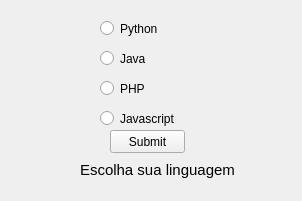
<?xml version="1.0" encoding="UTF-8"?>
<ui version="4.0">
 <class>MainWindow</class>
 <widget class="QMainWindow" name="MainWindow">
  <property name="geometry">
   <rect>
    <x>0</x>
    <y>0</y>
    <width>302</width>
    <height>201</height>
   </rect>
  </property>
  <property name="windowTitle">
   <string>Radio Buttons</string>
  </property>
  <widget class="QWidget" name="centralwidget">
   <widget class="QLabel" name="lblLiguagenFavorita">
    <property name="geometry">
     <rect>
      <x>80</x>
      <y>160</y>
      <width>161</width>
      <height>21</height>
     </rect>
    </property>
    <property name="text">
     <string>&lt;html&gt;&lt;head/&gt;&lt;body&gt;&lt;p&gt;&lt;span style=&quot; font-size:11pt;&quot;&gt;Escolha sua linguagem&lt;/span&gt;&lt;/p&gt;&lt;/body&gt;&lt;/html&gt;</string>
    </property>
   </widget>
   <widget class="QRadioButton" name="radPython">
    <property name="geometry">
     <rect>
      <x>100</x>
      <y>20</y>
      <width>82</width>
      <height>17</height>
     </rect>
    </property>
    <property name="cursor">
     <cursorShape>PointingHandCursor</cursorShape>
    </property>
    <property name="text">
     <string>Python</string>
    </property>
   </widget>
   <widget class="QRadioButton" name="radJava">
    <property name="geometry">
     <rect>
      <x>100</x>
      <y>50</y>
      <width>82</width>
      <height>17</height>
     </rect>
    </property>
    <property name="cursor">
     <cursorShape>PointingHandCursor</cursorShape>
    </property>
    <property name="text">
     <string>Java</string>
    </property>
   </widget>
   <widget class="QRadioButton" name="radPHP">
    <property name="geometry">
     <rect>
      <x>100</x>
      <y>80</y>
      <width>82</width>
      <height>17</height>
     </rect>
    </property>
    <property name="cursor">
     <cursorShape>PointingHandCursor</cursorShape>
    </property>
    <property name="text">
     <string>PHP</string>
    </property>
   </widget>
   <widget class="QRadioButton" name="radJavascript">
    <property name="geometry">
     <rect>
      <x>100</x>
      <y>110</y>
      <width>82</width>
      <height>17</height>
     </rect>
    </property>
    <property name="cursor">
     <cursorShape>PointingHandCursor</cursorShape>
    </property>
    <property name="text">
     <string>Javascript</string>
    </property>
   </widget>
   <widget class="QPushButton" name="btnSubmit">
    <property name="geometry">
     <rect>
      <x>110</x>
      <y>130</y>
      <width>75</width>
      <height>23</height>
     </rect>
    </property>
    <property name="cursor">
     <cursorShape>PointingHandCursor</cursorShape>
    </property>
    <property name="text">
     <string>Submit</string>
    </property>
   </widget>
  </widget>
 </widget>
 <resources/>
 <connections/>
</ui>
